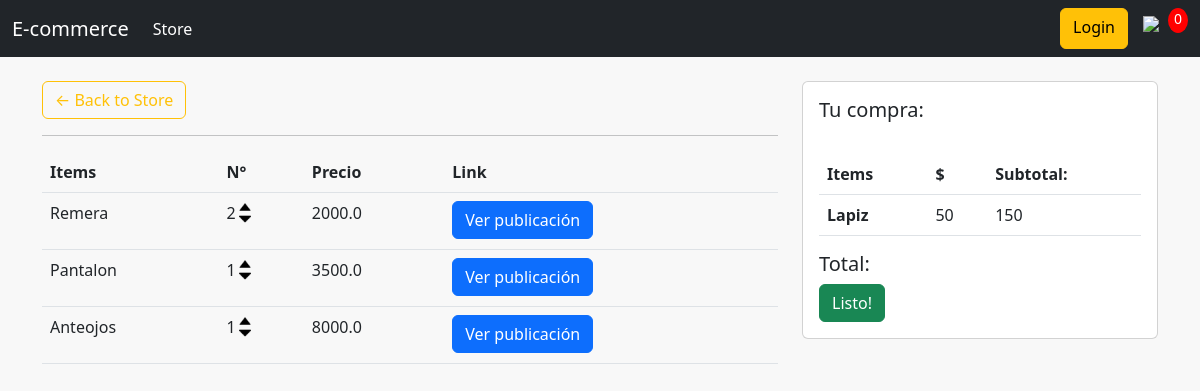
The app's page /cart/ (signed in) with its own data.
### store/models.py (models this page shows, shortened)
class Item_orden(models.Model):
    producto = models.ForeignKey(Producto, on_delete= models.SET_NULL, null=True, blank = True)
    orden = models.ForeignKey(Orden, on_delete= models.CASCADE, null= True, blank=True)
    cantidad = models.IntegerField(default=0, null= True, blank=True)
    fecha = models.DateTimeField(auto_now_add= True)

class Producto(models.Model):
    nombre = models.CharField(max_length=50, null=True)
    precio = models.FloatField()
    digital = models.BooleanField(default=False, null=True, blank=False)
    imagen = models.ImageField(null=True,blank= True)

### store/views.py (the view)
# urls.py: path("cart/", cart, name = "cart" ),
def cart(request):
    if request.user.is_authenticated:
        usuario = request.user.cliente
        orden, nueva_orden = Orden.objects.get_or_create(cliente = usuario, completado = False )
        items = orden.item_orden_set.all()
    else:
        items = []
    context={"items":items}
    return render(request,"store/cart.html",context)

### store/templates/store/cart.html
{% extends 'store/main.html' %}
{% load static %}
{% block content %}
<div class="row my-4">
    <div class = "col-8">
        <a href="{% url 'store' %}" class="btn btn-outline-warning">&#8592; Back to Store</a>
        <hr>
        <table class="table">
            <thead class="thead-dark">
              <tr>
                <th scope="col">Items</th>
                <th scope="col">N°</th>
                <th scope="col">Precio</th>
                <th scope="col">Link</th>
              </tr>
            </thead>
            {% for items in items %}
            <tbody>
              <tr>
                <td>{{items.producto.nombre}}</td>
                <td>
                    <div class="d-flex">
                        <p> {{items.cantidad}} </p>
                        <div>
                            <img class="arrow" src="{% static 'images/arrow-up.png' %}" alt="">
                            <img class="arrow" src="{% static 'images/arrow-down.png' %}" alt="">
                        </div>
                    </div>
                </td>
                <td>{{items.producto.precio}}</td>
                <td>
                    <div class="d-flex">
                        <a href="" class="btn btn-primary"> Ver publicación</a>
                    </div>
                </td>
              </tr>
            </tbody>
            {% endfor %}
          </table>
    </div>
    <div class="col-4">
        <div class="card">
            <div class="card-body">
                <h5 class="card-title">Tu compra:</h5>
                <br>
                <table class="table">
                    <thead class="thead-dark">
                    <tr>
                        <th scope="col">Items</th>
                        <th scope="col">$</th>
                        <th scope="col">Subtotal:</th>
                    <tbody>
                        <tr>
                            <th scope="row">Lapiz</th>
                            <td>50</td>
                            <td>150</td>
                        </tr>
                    </tbody>
                  </table>
                  <h5>Total: </h5>
                  <a href="{% url 'checkout' %}" class="btn btn-success">Listo!</a>
            </div>
        </div>
    </div>
</div>
{% endblock%}

### static/css/main.css (style rules this page uses)
body { background-color: #F8F8F8!important; }
.arrow { width: 15px; height: auto; cursor: pointer; display: block; padding-left: 3px; }

### records on screen
Item_orden: producto.nombre "Remera", cantidad "2", producto.precio "2000.0"
Item_orden: producto.nombre "Pantalon", cantidad "1", producto.precio "3500.0"
Item_orden: producto.nombre "Anteojos", cantidad "1", producto.precio "8000.0"
